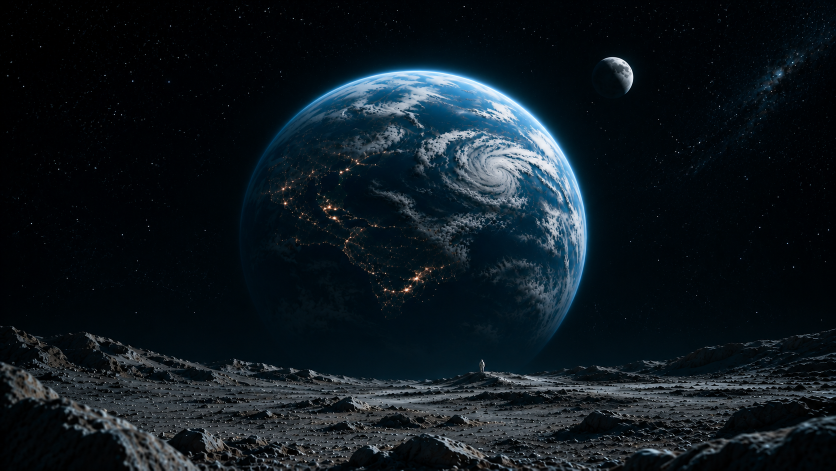
#> input picture sequence/8.png, 1672 x 941 px, found by its file name (shown at 1/2 size)
$ python clean_plate.py
#> lines starting #> are read from the running program, lines starting #| are printed output that depends on the picture; after the words box and inside, x2 and y2 are one past the last pixel; in counts of white or black regions, pixels touching at a corner belong together
# clean_plate.py — frame 8 without the baked logo, wordmark and tagline.
# Detects the glyphs (strokes AND their dark drop shadows) as deviations from a median sky background inside the
# branding box, removes only those pixels, keeps the stars, and fills the thin holes with a small-kernel normalized
# convolution so the sky gradient toward the limb stays intact. Never writes to sequence/.
# Usage: ~/AI-Video-Lab/environments/metrics/bin/python scripts/post/clean_plate.py
import numpy as np
from PIL import Image
from scipy import ndimage as ndi

SRC = 'sequence/8.png'
OUT = 'production/plates/kf-8-clean-master.png'
PLATE = 'production/plates/kf-8-clean.png'
img = np.asarray(Image.open(SRC).convert('RGB')).astype(np.float32)
x0, y0, x1, y1 = 560, 20, 1120, 310                     # branding box on the 1672x941 master, generous
box = img[y0:y1, x0:x1]
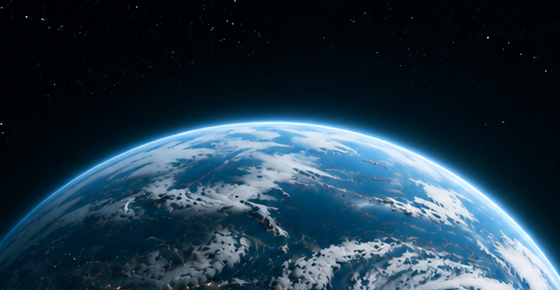
#> box: shape (290, 560, 3) float32; mean R, G, B 34.2, 57.3, 72.7
lum = box.mean(axis=2)
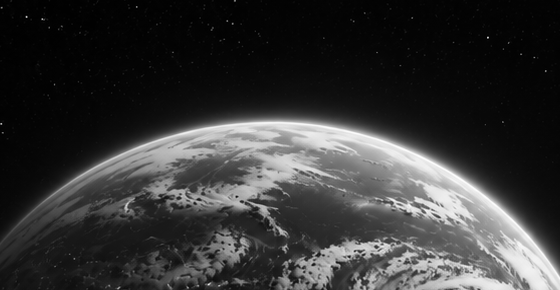
#> lum: shape (290, 560) float32; min 0, max 254.3, mean 54.7
bg = ndi.median_filter(lum, size=61)                     # sky without thin strokes
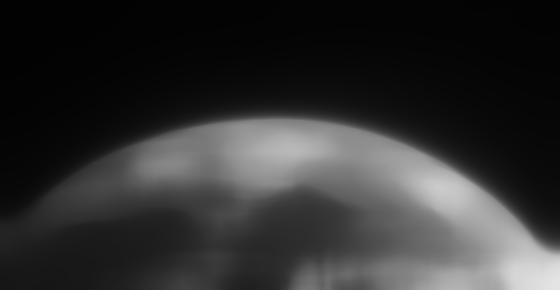
#> bg: shape (290, 560) float32; min 2, max 228.7, mean 49
dev = np.abs(lum - bg) > 3.5                             # strokes and shadows
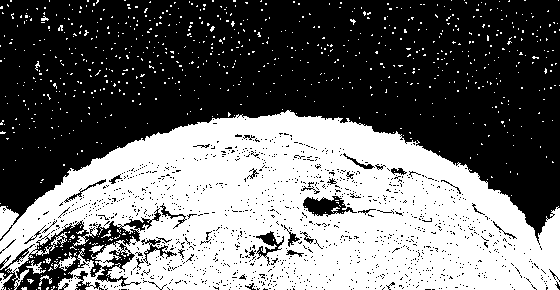
#> dev: shape (290, 560) bool; 42.7% white; 796 white regions (784 under 20 px), largest, box (x1, y1, x2, y2) and area: (0, 110, 560, 290) 66505, (54, 252, 76, 271) 138, (26, 260, 46, 274) 96
lab, n = ndi.label(dev)
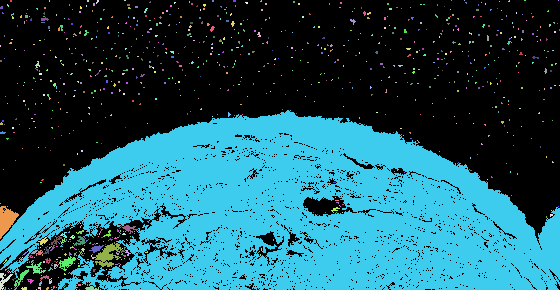
#> lab: shape (290, 560) int32; 1042 distinct labels, from 0 to 1041; one colour per label, 0 black
#> n = 1041
sizes = ndi.sum(dev, lab, range(1, n + 1))
#> sizes = 1041 values, max 65110 at index 633, min 1 at index 8, mean 66.59
big = np.isin(lab, [i + 1 for i, s in enumerate(sizes) if s >= 20])   # letters, ring: stars are smaller
#> big: shape (290, 560) bool; 41% white; 13 white regions, largest, box (x1, y1, x2, y2) and area: (0, 110, 560, 290) 65981, (59, 256, 76, 271) 113, (26, 262, 46, 274) 90
tag = np.zeros_like(dev); tag[195 - y0:305 - y0, 600 - x0:1080 - x0] = True  # wordmark + tagline bands: remove every deviation (incl. the i dot)
glyph = big | (dev & tag)
#> glyph: shape (290, 560) bool; 41.3% white; 80 white regions (69 under 20 px), largest, box (x1, y1, x2, y2) and area: (0, 110, 560, 290) 66257, (36, 232, 67, 256) 144, (54, 252, 76, 271) 138
glyph = ndi.binary_dilation(glyph, iterations=10)   # the strokes carry a wide, faint glow halo
#> glyph: shape (290, 560) bool; 51.4% white; 2 black regions, box (x1, y1, x2, y2) and area: (0, 0, 560, 220) 78862, (25, 285, 35, 290) 30
# fill: the sky here is a smooth vertical gradient toward the limb glow, so each hole pixel takes the median of the
# valid sky pixels of its own row within a +-140 px window (windowed row median), then a little of the image's noise.
valid = ~ndi.binary_dilation(glyph, iterations=4)
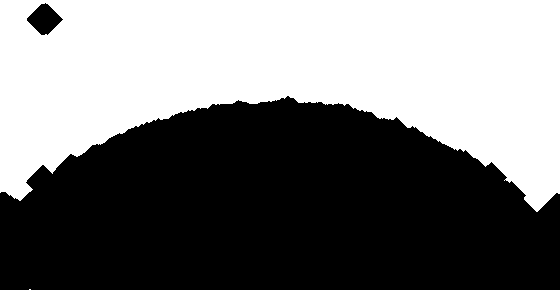
#> valid: shape (290, 560) bool; 46.9% white; 2 white regions (1 under 20 px), largest, box (x1, y1, x2, y2) and area: (0, 0, 560, 212) 76226
filled = box.copy()
Hh, Ww = glyph.shape
#> Hh = 290; Ww = 560
for y in range(Hh):
    xs = np.flatnonzero(glyph[y])
    if xs.size == 0: continue
    for x in xs:
        lo, hi = max(0, x - 140), min(Ww, x + 141)
        v = valid[y, lo:hi]
        if v.sum() < 20:
            lo, hi = 0, Ww; v = valid[y]
        filled[y, x] = np.median(box[y, lo:hi][v], axis=0)
#> this loop made 290 passes
#> xs on passes 8 to 10: [45], [41, 42, 43, 44, 45, 46, 47], [40, 41, 42, 43, 44, 45, 46, 47, 48]
#> filled: shape (290, 560, 3) float32; 26.52% of the values are NaN or infinite; the others: min 0, max 217, mean 8.87
filled = ndi.gaussian_filter(filled, sigma=(2.5, 2.5, 0))
#> filled: shape (290, 560, 3) float32; 30.34% of the values are NaN or infinite; the others: min 0, max 42.62, mean 8.32
out = img.copy()
noise = np.random.default_rng(8).normal(0, 1.0, size=box.shape).astype(np.float32)
out[y0:y1, x0:x1][glyph] = np.clip(filled[glyph] + noise[glyph], 0, 255)
#> out: shape (941, 1672, 3) float32; 3.12% of the values are NaN or infinite; the others: min 0, max 255, mean 20
Image.fromarray(out.astype(np.uint8)).save(OUT)
Image.open(OUT).resize((1024, 576), Image.LANCZOS).save(PLATE)
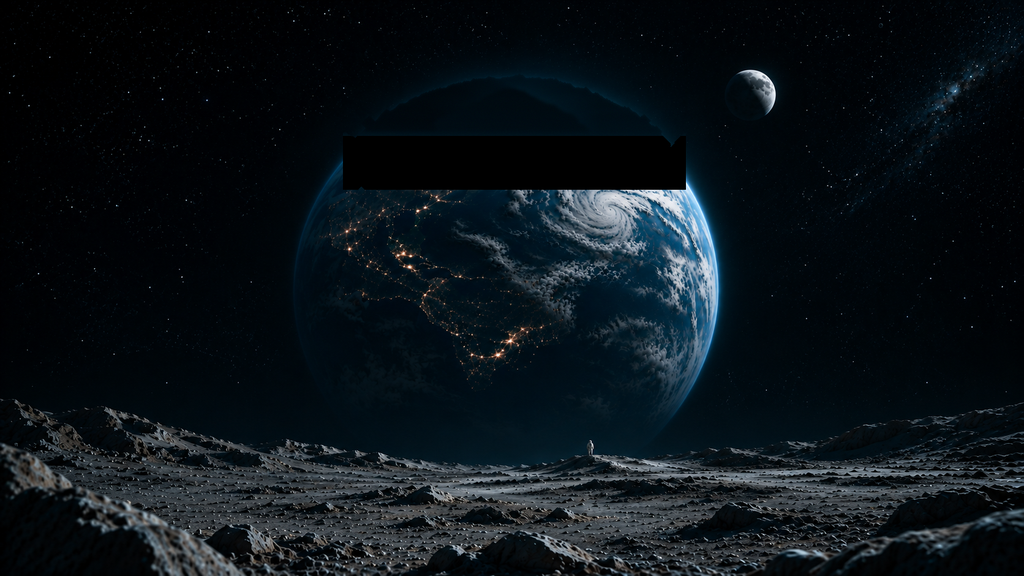
#> saved as kf-8-clean.png: PIL image 1024x576 RGB; mean R, G, B 12.6, 20.1, 25.5
print(f'removed {int(glyph.sum())} px of glyphs and shadows; wrote {OUT} and {PLATE}')
#| removed 83508 px of glyphs and shadows; wrote production/plates/kf-8-clean-master.png and production/plates/kf-8-clean.png
